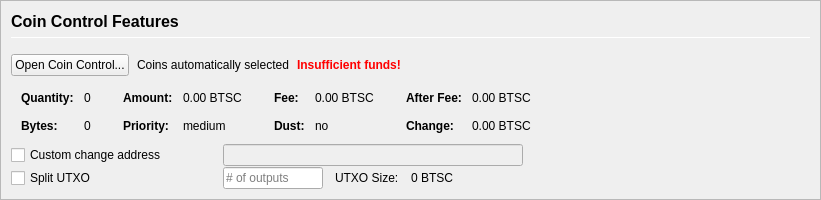
         <widget class="QFrame" name="frameCoinControl">
          <property name="sizePolicy">
           <sizepolicy hsizetype="Expanding" vsizetype="Expanding">
            <horstretch>0</horstretch>
            <verstretch>0</verstretch>
           </sizepolicy>
          </property>
          <property name="maximumSize">
           <size>
            <width>16777215</width>
            <height>16777215</height>
           </size>
          </property>
          <property name="frameShape">
           <enum>QFrame::StyledPanel</enum>
          </property>
          <property name="frameShadow">
           <enum>QFrame::Sunken</enum>
          </property>
          <layout class="QVBoxLayout" name="verticalLayoutCoinControl2">
           <property name="spacing">
            <number>0</number>
           </property>
           <property name="leftMargin">
            <number>0</number>
           </property>
           <property name="topMargin">
            <number>0</number>
           </property>
           <property name="rightMargin">
            <number>0</number>
           </property>
           <property name="bottomMargin">
            <number>0</number>
           </property>
           <item>
            <widget class="QFrame" name="frameCoinControl_BG">
             <layout class="QVBoxLayout" name="verticalLayoutCoinControl" stretch="0,0,0,0,0,0">
              <property name="spacing">
               <number>1</number>
              </property>
              <property name="leftMargin">
               <number>10</number>
              </property>
              <property name="topMargin">
               <number>10</number>
              </property>
              <item>
               <layout class="QHBoxLayout" name="horizontalLayoutCoinControl1">
                <property name="bottomMargin">
                 <number>15</number>
                </property>
                <item>
                 <layout class="QVBoxLayout" name="verticalLayout_3">
                  <property name="spacing">
                   <number>6</number>
                  </property>
                  <item>
                   <widget class="QLabel" name="labelCoinControlFeatures">
                    <property name="sizePolicy">
                     <sizepolicy hsizetype="Preferred" vsizetype="Maximum">
                      <horstretch>0</horstretch>
                      <verstretch>0</verstretch>
                     </sizepolicy>
                    </property>
                    <property name="minimumSize">
                     <size>
                      <width>0</width>
                      <height>20</height>
                     </size>
                    </property>
                    <property name="font">
                     <font>
                      <pointsize>12</pointsize>
                      <weight>75</weight>
                      <bold>true</bold>
                     </font>
                    </property>
                    <property name="styleSheet">
                     <string notr="true">font-weight:bold;</string>
                    </property>
                    <property name="text">
                     <string>Coin Control Features</string>
                    </property>
                   </widget>
                  </item>
                  <item>
                   <widget class="Line" name="line">
                    <property name="minimumSize">
                     <size>
                      <width>0</width>
                      <height>1</height>
                     </size>
                    </property>
                    <property name="maximumSize">
                     <size>
                      <width>16777215</width>
                      <height>1</height>
                     </size>
                    </property>
                    <property name="orientation">
                     <enum>Qt::Horizontal</enum>
                    </property>
                   </widget>
                  </item>
                 </layout>
                </item>
               </layout>
              </item>
              <item>
               <layout class="QHBoxLayout" name="horizontalLayoutCoinControl2" stretch="0,0,0,0">
                <property name="spacing">
                 <number>8</number>
                </property>
                <property name="bottomMargin">
                 <number>10</number>
                </property>
                <item>
                 <widget class="QPushButton" name="pushButtonCoinControl">
                  <property name="styleSheet">
                   <string notr="true"/>
                  </property>
                  <property name="text">
                   <string>Open Coin Control...</string>
                  </property>
                  <property name="autoDefault">
                   <bool>false</bool>
                  </property>
                 </widget>
                </item>
                <item>
                 <widget class="QLabel" name="labelCoinControlAutomaticallySelected">
                  <property name="text">
                   <string>Coins automatically selected</string>
                  </property>
                  <property name="margin">
                   <number>5</number>
                  </property>
                 </widget>
                </item>
                <item>
                 <widget class="QLabel" name="labelCoinControlInsuffFunds">
                  <property name="font">
                   <font>
                    <weight>75</weight>
                    <bold>true</bold>
                   </font>
                  </property>
                  <property name="styleSheet">
                   <string notr="true">color:red;font-weight:bold;</string>
                  </property>
                  <property name="text">
                   <string>Insufficient funds!</string>
                  </property>
                  <property name="margin">
                   <number>5</number>
                  </property>
                 </widget>
                </item>
                <item>
                 <spacer name="horizontalSpacerCoinControl">
                  <property name="orientation">
                   <enum>Qt::Horizontal</enum>
                  </property>
                  <property name="sizeHint" stdset="0">
                   <size>
                    <width>40</width>
                    <height>1</height>
                   </size>
                  </property>
                 </spacer>
                </item>
               </layout>
              </item>
              <item>
               <widget class="QWidget" name="widgetCoinControl" native="true">
                <property name="sizePolicy">
                 <sizepolicy hsizetype="Preferred" vsizetype="Preferred">
                  <horstretch>0</horstretch>
                  <verstretch>0</verstretch>
                 </sizepolicy>
                </property>
                <property name="minimumSize">
                 <size>
                  <width>0</width>
                  <height>0</height>
                 </size>
                </property>
                <property name="styleSheet">
                 <string notr="true"/>
                </property>
                <layout class="QHBoxLayout" name="horizontalLayoutCoinControl5">
                 <property name="leftMargin">
                  <number>0</number>
                 </property>
                 <property name="topMargin">
                  <number>0</number>
                 </property>
                 <property name="rightMargin">
                  <number>0</number>
                 </property>
                 <property name="bottomMargin">
                  <number>0</number>
                 </property>
                 <item>
                  <layout class="QHBoxLayout" name="horizontalLayoutCoinControl3" stretch="0,0,0,1">
                   <property name="spacing">
                    <number>20</number>
                   </property>
                   <property name="topMargin">
                    <number>0</number>
                   </property>
                   <property name="bottomMargin">
                    <number>10</number>
                   </property>
                   <item>
                    <layout class="QFormLayout" name="formLayoutCoinControl1">
                     <property name="horizontalSpacing">
                      <number>10</number>
                     </property>
                     <property name="verticalSpacing">
                      <number>14</number>
                     </property>
                     <property name="leftMargin">
                      <number>10</number>
                     </property>
                     <property name="topMargin">
                      <number>4</number>
                     </property>
                     <property name="rightMargin">
                      <number>6</number>
                     </property>
                     <item row="0" column="0">
                      <widget class="QLabel" name="labelCoinControlQuantityText">
                       <property name="font">
                        <font>
                         <weight>75</weight>
                         <bold>true</bold>
                        </font>
                       </property>
                       <property name="text">
                        <string>Quantity:</string>
                       </property>
                       <property name="margin">
                        <number>0</number>
                       </property>
                      </widget>
                     </item>
                     <item row="0" column="1">
                      <widget class="QLabel" name="labelCoinControlQuantity">
                       <property name="cursor">
                        <cursorShape>IBeamCursor</cursorShape>
                       </property>
                       <property name="contextMenuPolicy">
                        <enum>Qt::ActionsContextMenu</enum>
                       </property>
                       <property name="text">
                        <string notr="true">0</string>
                       </property>
                       <property name="margin">
                        <number>0</number>
                       </property>
                       <property name="textInteractionFlags">
                        <set>Qt::LinksAccessibleByMouse|Qt::TextSelectableByKeyboard|Qt::TextSelectableByMouse</set>
                       </property>
                      </widget>
                     </item>
                     <item row="1" column="0">
                      <widget class="QLabel" name="labelCoinControlBytesText">
                       <property name="font">
                        <font>
                         <weight>75</weight>
                         <bold>true</bold>
                        </font>
                       </property>
                       <property name="text">
                        <string>Bytes:</string>
                       </property>
                      </widget>
                     </item>
                     <item row="1" column="1">
                      <widget class="QLabel" name="labelCoinControlBytes">
                       <property name="cursor">
                        <cursorShape>IBeamCursor</cursorShape>
                       </property>
                       <property name="contextMenuPolicy">
                        <enum>Qt::ActionsContextMenu</enum>
                       </property>
                       <property name="text">
                        <string notr="true">0</string>
                       </property>
                       <property name="textInteractionFlags">
                        <set>Qt::LinksAccessibleByMouse|Qt::TextSelectableByKeyboard|Qt::TextSelectableByMouse</set>
                       </property>
                      </widget>
                     </item>
                    </layout>
                   </item>
                   <item>
                    <layout class="QFormLayout" name="formLayoutCoinControl2">
                     <property name="horizontalSpacing">
                      <number>10</number>
                     </property>
                     <property name="verticalSpacing">
                      <number>14</number>
                     </property>
                     <property name="leftMargin">
                      <number>6</number>
                     </property>
                     <property name="topMargin">
                      <number>4</number>
                     </property>
                     <property name="rightMargin">
                      <number>6</number>
                     </property>
                     <item row="0" column="0">
                      <widget class="QLabel" name="labelCoinControlAmountText">
                       <property name="font">
                        <font>
                         <weight>75</weight>
                         <bold>true</bold>
                        </font>
                       </property>
                       <property name="text">
                        <string>Amount:</string>
                       </property>
                       <property name="margin">
                        <number>0</number>
                       </property>
                      </widget>
                     </item>
                     <item row="0" column="1">
                      <widget class="QLabel" name="labelCoinControlAmount">
                       <property name="cursor">
                        <cursorShape>IBeamCursor</cursorShape>
                       </property>
                       <property name="contextMenuPolicy">
                        <enum>Qt::ActionsContextMenu</enum>
                       </property>
                       <property name="text">
                        <string notr="true">0.00 BTSC</string>
                       </property>
                       <property name="textInteractionFlags">
                        <set>Qt::LinksAccessibleByMouse|Qt::TextSelectableByKeyboard|Qt::TextSelectableByMouse</set>
                       </property>
                      </widget>
                     </item>
                     <item row="1" column="0">
                      <widget class="QLabel" name="labelCoinControlPriorityText">
                       <property name="font">
                        <font>
                         <weight>75</weight>
                         <bold>true</bold>
                        </font>
                       </property>
                       <property name="text">
                        <string>Priority:</string>
                       </property>
                      </widget>
                     </item>
                     <item row="1" column="1">
                      <widget class="QLabel" name="labelCoinControlPriority">
                       <property name="cursor">
                        <cursorShape>IBeamCursor</cursorShape>
                       </property>
                       <property name="contextMenuPolicy">
                        <enum>Qt::ActionsContextMenu</enum>
                       </property>
                       <property name="text">
                        <string>medium</string>
                       </property>
                       <property name="textInteractionFlags">
                        <set>Qt::LinksAccessibleByMouse|Qt::TextSelectableByKeyboard|Qt::TextSelectableByMouse</set>
                       </property>
                      </widget>
                     </item>
                    </layout>
                   </item>
                   <item>
                    <layout class="QFormLayout" name="formLayoutCoinControl3">
                     <property name="horizontalSpacing">
                      <number>10</number>
                     </property>
                     <property name="verticalSpacing">
                      <number>14</number>
                     </property>
                     <property name="leftMargin">
                      <number>6</number>
                     </property>
                     <property name="topMargin">
                      <number>4</number>
                     </property>
                     <property name="rightMargin">
                      <number>6</number>
                     </property>
                     <item row="0" column="0">
                      <widget class="QLabel" name="labelCoinControlFeeText">
                       <property name="font">
                        <font>
                         <weight>75</weight>
                         <bold>true</bold>
                        </font>
                       </property>
                       <property name="text">
                        <string>Fee:</string>
                       </property>
                       <property name="margin">
                        <number>0</number>
                       </property>
                      </widget>
                     </item>
                     <item row="0" column="1">
                      <widget class="QLabel" name="labelCoinControlFee">
                       <property name="cursor">
                        <cursorShape>IBeamCursor</cursorShape>
                       </property>
                       <property name="contextMenuPolicy">
                        <enum>Qt::ActionsContextMenu</enum>
                       </property>
                       <property name="text">
                        <string notr="true">0.00 BTSC</string>
                       </property>
                       <property name="textInteractionFlags">
                        <set>Qt::LinksAccessibleByMouse|Qt::TextSelectableByKeyboard|Qt::TextSelectableByMouse</set>
                       </property>
                      </widget>
                     </item>
                     <item row="1" column="0">
                      <widget class="QLabel" name="labelCoinControlLowOutputText">
                       <property name="font">
                        <font>
                         <weight>75</weight>
                         <bold>true</bold>
                        </font>
                       </property>
                       <property name="text">
                        <string>Dust:</string>
                       </property>
                      </widget>
                     </item>
                     <item row="1" column="1">
                      <widget class="QLabel" name="labelCoinControlLowOutput">
                       <property name="cursor">
                        <cursorShape>IBeamCursor</cursorShape>
                       </property>
                       <property name="contextMenuPolicy">
                        <enum>Qt::ActionsContextMenu</enum>
                       </property>
                       <property name="text">
                        <string>no</string>
                       </property>
                       <property name="textInteractionFlags">
                        <set>Qt::LinksAccessibleByMouse|Qt::TextSelectableByKeyboard|Qt::TextSelectableByMouse</set>
                       </property>
                      </widget>
                     </item>
                    </layout>
                   </item>
                   <item>
                    <layout class="QFormLayout" name="formLayoutCoinControl4">
                     <property name="horizontalSpacing">
                      <number>10</number>
                     </property>
                     <property name="verticalSpacing">
                      <number>14</number>
                     </property>
                     <property name="leftMargin">
                      <number>6</number>
                     </property>
                     <property name="topMargin">
                      <number>4</number>
                     </property>
                     <property name="rightMargin">
                      <number>6</number>
                     </property>
                     <item row="0" column="0">
                      <widget class="QLabel" name="labelCoinControlAfterFeeText">
                       <property name="font">
                        <font>
                         <weight>75</weight>
                         <bold>true</bold>
                        </font>
                       </property>
                       <property name="text">
                        <string>After Fee:</string>
                       </property>
                       <property name="margin">
                        <number>0</number>
                       </property>
                      </widget>
                     </item>
                     <item row="0" column="1">
                      <widget class="QLabel" name="labelCoinControlAfterFee">
                       <property name="cursor">
                        <cursorShape>IBeamCursor</cursorShape>
                       </property>
                       <property name="contextMenuPolicy">
                        <enum>Qt::ActionsContextMenu</enum>
                       </property>
                       <property name="text">
                        <string notr="true">0.00 BTSC</string>
                       </property>
                       <property name="textInteractionFlags">
                        <set>Qt::LinksAccessibleByMouse|Qt::TextSelectableByKeyboard|Qt::TextSelectableByMouse</set>
                       </property>
                      </widget>
                     </item>
                     <item row="1" column="0">
                      <widget class="QLabel" name="labelCoinControlChangeText">
                       <property name="font">
                        <font>
                         <weight>75</weight>
                         <bold>true</bold>
                        </font>
                       </property>
                       <property name="text">
                        <string>Change:</string>
                       </property>
                      </widget>
                     </item>
                     <item row="1" column="1">
                      <widget class="QLabel" name="labelCoinControlChange">
                       <property name="cursor">
                        <cursorShape>IBeamCursor</cursorShape>
                       </property>
                       <property name="contextMenuPolicy">
                        <enum>Qt::ActionsContextMenu</enum>
                       </property>
                       <property name="text">
                        <string notr="true">0.00 BTSC</string>
                       </property>
                       <property name="textInteractionFlags">
                        <set>Qt::LinksAccessibleByMouse|Qt::TextSelectableByKeyboard|Qt::TextSelectableByMouse</set>
                       </property>
                      </widget>
                     </item>
                    </layout>
                   </item>
                  </layout>
                 </item>
                </layout>
               </widget>
              </item>
              <item>
               <layout class="QHBoxLayout" name="horizontalLayoutCoinControl4">
                <property name="spacing">
                 <number>12</number>
                </property>
                <property name="sizeConstraint">
                 <enum>QLayout::SetDefaultConstraint</enum>
                </property>
                <property name="topMargin">
                 <number>0</number>
                </property>
                <property name="rightMargin">
                 <number>0</number>
                </property>
                <item>
                 <widget class="QCheckBox" name="checkBoxCoinControlChange">
                  <property name="sizePolicy">
                   <sizepolicy hsizetype="Preferred" vsizetype="Preferred">
                    <horstretch>0</horstretch>
                    <verstretch>0</verstretch>
                   </sizepolicy>
                  </property>
                  <property name="minimumSize">
                   <size>
                    <width>200</width>
                    <height>0</height>
                   </size>
                  </property>
                  <property name="maximumSize">
                   <size>
                    <width>200</width>
                    <height>16777215</height>
                   </size>
                  </property>
                  <property name="toolTip">
                   <string>If this is activated, but the change address is empty or invalid, change will be sent to a newly generated address.</string>
                  </property>
                  <property name="text">
                   <string>Custom change address</string>
                  </property>
                 </widget>
                </item>
                <item>
                 <widget class="QValidatedLineEdit" name="lineEditCoinControlChange">
                  <property name="enabled">
                   <bool>false</bool>
                  </property>
                  <property name="sizePolicy">
                   <sizepolicy hsizetype="Preferred" vsizetype="Preferred">
                    <horstretch>0</horstretch>
                    <verstretch>0</verstretch>
                   </sizepolicy>
                  </property>
                  <property name="minimumSize">
                   <size>
                    <width>300</width>
                    <height>0</height>
                   </size>
                  </property>
                 </widget>
                </item>
                <item>
                 <widget class="QLabel" name="labelCoinControlChangeLabel">
                  <property name="sizePolicy">
                   <sizepolicy hsizetype="Preferred" vsizetype="Preferred">
                    <horstretch>0</horstretch>
                    <verstretch>0</verstretch>
                   </sizepolicy>
                  </property>
                  <property name="minimumSize">
                   <size>
                    <width>100</width>
                    <height>0</height>
                   </size>
                  </property>
                  <property name="text">
                   <string/>
                  </property>
                  <property name="margin">
                   <number>3</number>
                  </property>
                 </widget>
                </item>
               </layout>
              </item>
              <item>
               <layout class="QHBoxLayout" name="horizontalLayoutCoinControl6">
                <property name="spacing">
                 <number>12</number>
                </property>
                <property name="rightMargin">
                 <number>0</number>
                </property>
                <item>
                 <widget class="QCheckBox" name="splitBlockCheckBox">
                  <property name="sizePolicy">
                   <sizepolicy hsizetype="Preferred" vsizetype="Preferred">
                    <horstretch>0</horstretch>
                    <verstretch>0</verstretch>
                   </sizepolicy>
                  </property>
                  <property name="minimumSize">
                   <size>
                    <width>200</width>
                    <height>0</height>
                   </size>
                  </property>
                  <property name="maximumSize">
                   <size>
                    <width>200</width>
                    <height>16777215</height>
                   </size>
                  </property>
                  <property name="text">
                   <string>Split UTXO</string>
                  </property>
                 </widget>
                </item>
                <item>
                 <widget class="QLineEdit" name="splitBlockLineEdit">
                  <property name="sizePolicy">
                   <sizepolicy hsizetype="Preferred" vsizetype="Preferred">
                    <horstretch>50</horstretch>
                    <verstretch>0</verstretch>
                   </sizepolicy>
                  </property>
                  <property name="minimumSize">
                   <size>
                    <width>100</width>
                    <height>0</height>
                   </size>
                  </property>
                  <property name="maximumSize">
                   <size>
                    <width>100</width>
                    <height>16777215</height>
                   </size>
                  </property>
                  <property name="placeholderText">
                   <string># of outputs</string>
                  </property>
                 </widget>
                </item>
                <item>
                 <widget class="QLabel" name="labelBlockSizeText">
                  <property name="text">
                   <string>UTXO Size:</string>
                  </property>
                 </widget>
                </item>
                <item>
                 <widget class="QLabel" name="labelBlockSize">
                  <property name="text">
                   <string>0 BTSC</string>
                  </property>
                 </widget>
                </item>
                <item>
                 <spacer name="horizontalSpacer_7">
                  <property name="orientation">
                   <enum>Qt::Horizontal</enum>
                  </property>
                  <property name="sizeHint" stdset="0">
                   <size>
                    <width>40</width>
                    <height>20</height>
                   </size>
                  </property>
                 </spacer>
                </item>
               </layout>
              </item>
              <item>
               <spacer name="verticalSpacerCoinControl">
                <property name="orientation">
                 <enum>Qt::Vertical</enum>
                </property>
                <property name="sizeHint" stdset="0">
                 <size>
                  <width>800</width>
                  <height>1</height>
                 </size>
                </property>
               </spacer>
              </item>
             </layout>
            </widget>
           </item>
          </layout>
         </widget>
